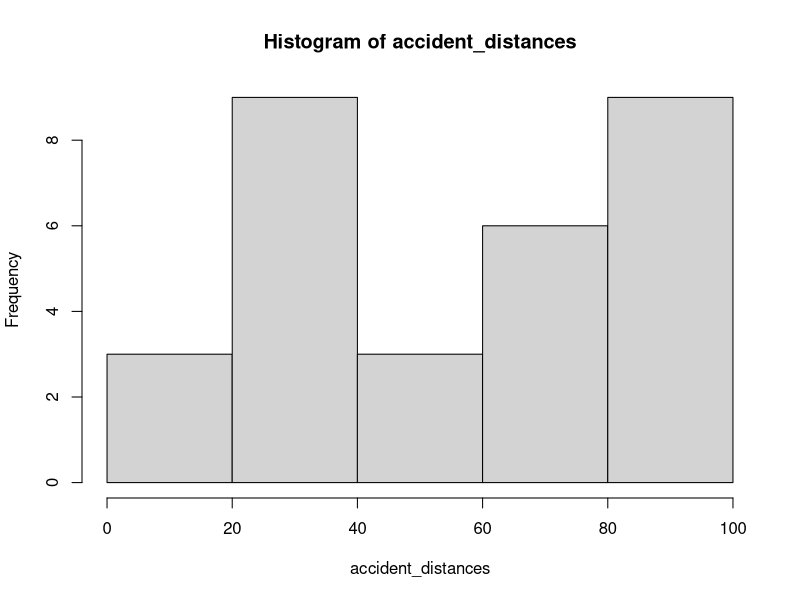
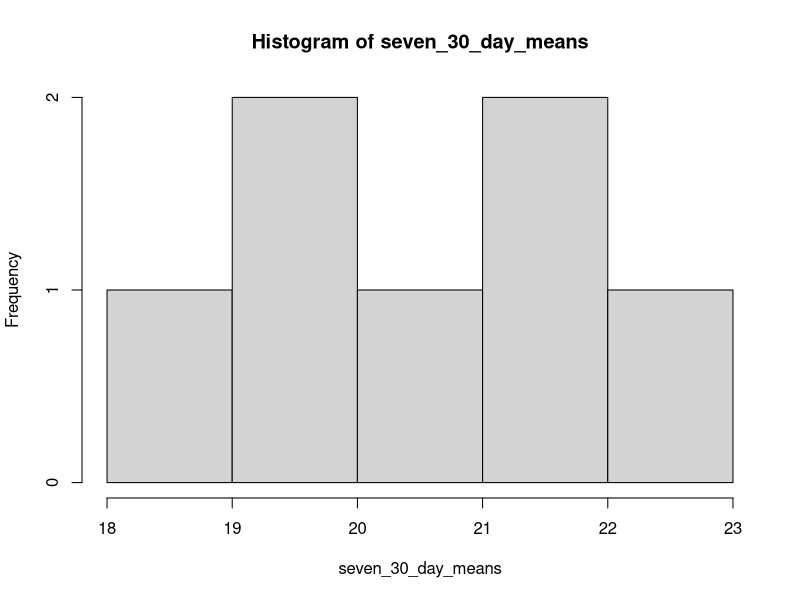

Generate these figures, in order, with R:
## ---- chunk 1
accident_distances <- c(88.3, 40.7, 36.3, 27.3, 36.8, 91.7, 67.3, 7.0, 45.2, 23.3, 98.8, 90.1, 17.2, 23.7, 97.4, 32.4, 87.8, 69.8, 62.6, 99.7, 20.6, 73.1, 21.6, 6.0, 45.3, 76.6, 73.2, 27.3, 87.6, 87.2)

length(accident_distances)

hist(accident_distances)

ks.test(accident_distances, runif(length(accident_distances)), min=min(accident_distances), max=max(accident_distances))
## ---- chunk 2
empl_mins <- c(1.88,0.54,1.9,0.15,0.02,2.81,1.5,0.53,2.62,2.67,3.53,0.53,1.8,0.79,0.21,0.8,0.26,0.63,0.36,2.03,1.42,1.28,0.82,2.16,0.05,0.04,1.49,0.66,2.03,1.00,0.39,0.34,0.01,0.1,1.1,0.24,0.26,0.45,0.17,4.29,0.8,5.5,4.91,0.35,0.36,0.9,1.03,1.73,0.38,0.48)

length(empl_mins)

library(MASS)

chisq.test(empl_mins)
## ---- chunk 3
mean_num_jobs_in_shop_on_a_day <- 22.5
seven_30_day_means <- c(18.9,22.0,19.4,22.1,19.8,21.9,20.2)
hist(seven_30_day_means)
t.test(seven_30_day_means, mu = mean(mean_num_jobs_in_shop_on_a_day))
## ---- chunk 4

